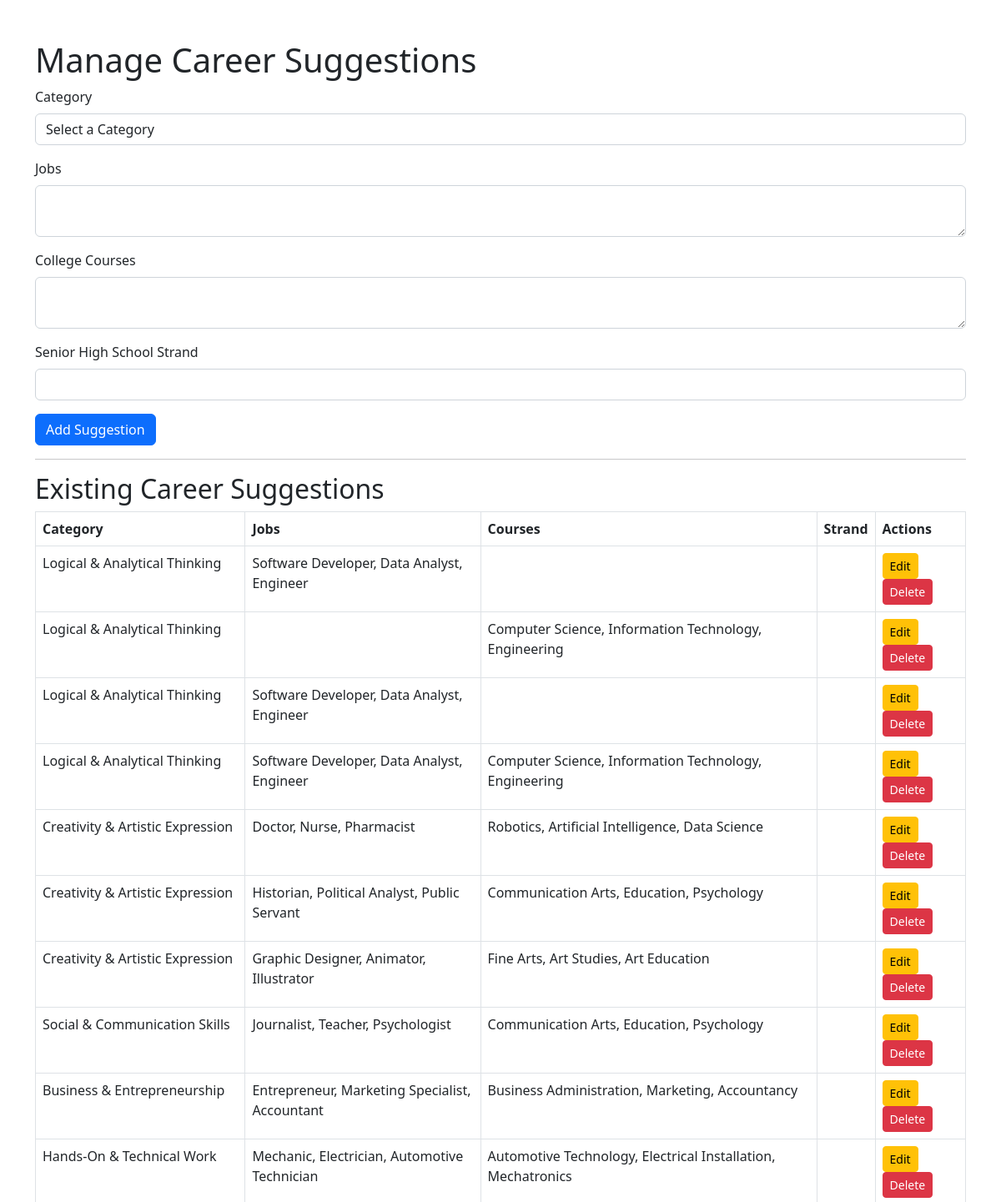
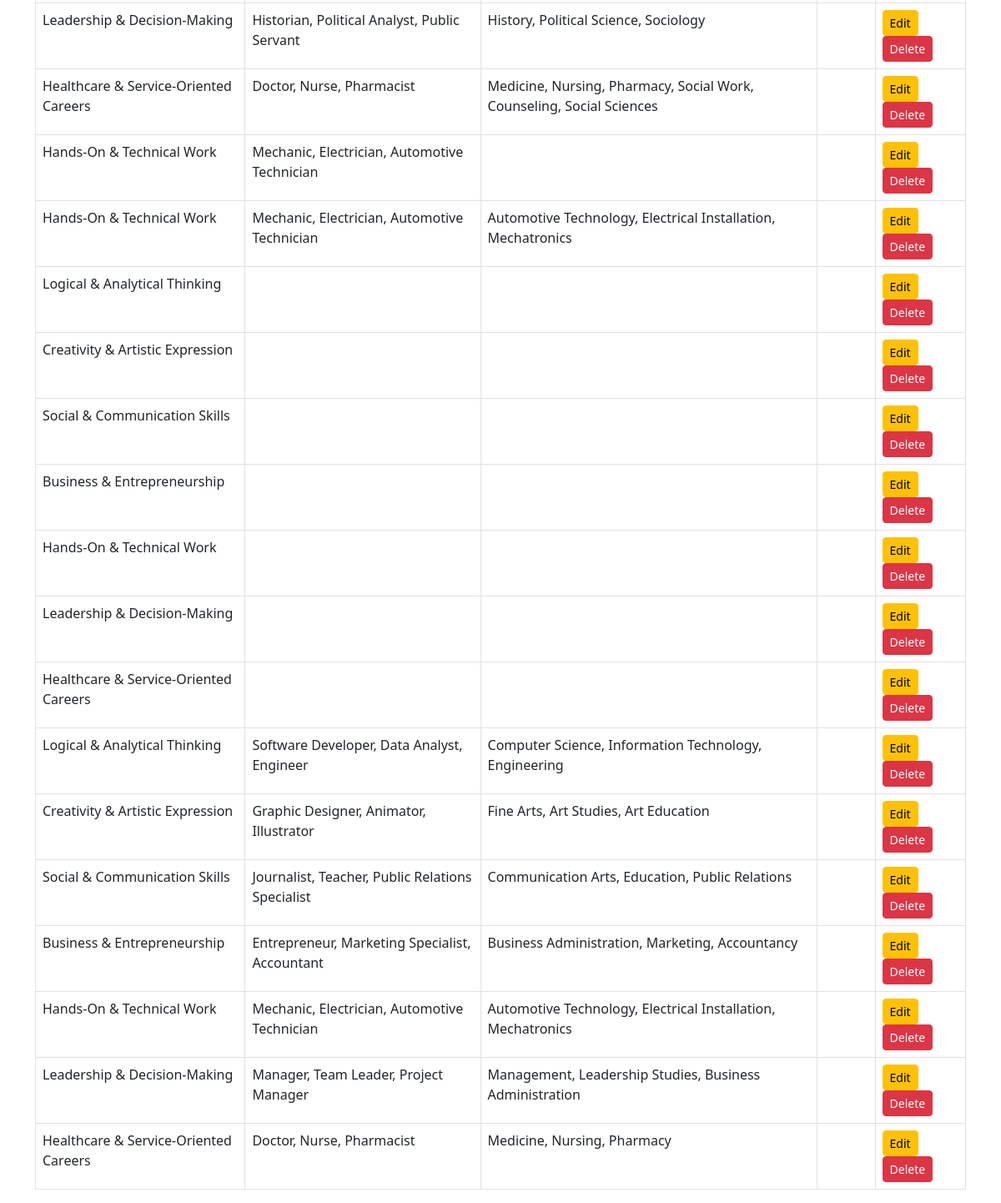
Screenshot of /capstone/admin/career-suggestions-manage.php (signed in) with the database file from the repository (2 pictures, top to bottom).
### tables this page shows
CREATE TABLE `career_suggestions` (
  `id` int(11) NOT NULL,
  `category_id` int(11) NOT NULL,
  `jobs` text NOT NULL,
  `courses` text NOT NULL,
  `track` varchar(255) DEFAULT NULL,
  `clusters` varchar(255) DEFAULT NULL
);

CREATE TABLE `quiz_categories` (
  `id` int(11) NOT NULL,
  `name` varchar(255) NOT NULL,
  `description` text DEFAULT NULL,
  `language` varchar(10) DEFAULT 'en'
);

### capstone/admin/career-suggestions-manage.php (the view, shortened to what this page needs)
<?php
if (isset($_SESSION['admin_id']) && $_SESSION['role'] == 'Admin') {
    include "../DB_connection.php";
    $suggestions = $conn->query("SELECT cs.*, qc.name AS category_name
                                 FROM career_suggestions cs
                                 JOIN quiz_categories qc ON cs.category_id = qc.id")->fetchAll(PDO::FETCH_ASSOC);
?>
<!DOCTYPE html>
<html lang="en">
<head>
    <link rel="stylesheet" href="https://cdn.jsdelivr.net/npm/bootstrap@5.2.0/dist/css/bootstrap.min.css">
</head>
<body>
    <div class="container mt-5">
        <h1>Manage Career Suggestions</h1>
        <form method="post">
            <div class="mb-3">
                <label for="category_id" class="form-label">Category</label>
                <select class="form-control" id="category_id" name="category_id" required>
                    <option value="">Select a Category</option>
                </select>
            </div>
            <div class="mb-3">
                <label for="jobs" class="form-label">Jobs</label>
                <textarea class="form-control" id="jobs" name="jobs" required></textarea>
            </div>
            <div class="mb-3">
                <label for="courses" class="form-label">College Courses</label>
                <textarea class="form-control" id="courses" name="courses" required></textarea>
            </div>
            <div class="mb-3">
                <label for="strand" class="form-label">Senior High School Strand</label>
                <input type="text" class="form-control" id="strand" name="strand" required>
            </div>
            <button type="submit" class="btn btn-primary">Add Suggestion</button>
        </form>
        <hr>
        <h2>Existing Career Suggestions</h2>
        <table class="table table-bordered">
            <thead>
                <tr>
                    <th>Category</th>
                    <th>Jobs</th>
                    <th>Courses</th>
                    <th>Strand</th>
                    <th>Actions</th>
                </tr>
            </thead>
            <tbody>
                <?php foreach ($suggestions as $suggestion): ?>
                <tr>
                    <td><?= $suggestion['category_name'] ?></td>
                    <td><?= $suggestion['jobs'] ?></td>
                    <td><?= $suggestion['courses'] ?></td>
                    <td><?= $suggestion['strand'] ?></td>
                    <td>
                        <a href="career-suggestions-edit.php?id=<?= $suggestion['id'] ?>" class="btn btn-warning btn-sm">Edit</a>
                        <a href="career-suggestions-delete.php?id=<?= $suggestion['id'] ?>" class="btn btn-danger btn-sm">Delete</a>
                    </td>
                </tr>
                <?php endforeach; ?>
            </tbody>
        </table>
    </div>
</body>
</html>
<?php
} else {
    header("Location: ../login.php");
    exit;
}
?>

### rows the page displays
career_suggestions: quiz_categories.name "Logical & Analytical Thinking", jobs "Software Developer, Data Analyst, Engineer"
career_suggestions: quiz_categories.name "Logical & Analytical Thinking", courses "Computer Science, Information Technology, Engineering"
career_suggestions: quiz_categories.name "Logical & Analytical Thinking", jobs "Software Developer, Data Analyst, Engineer"
career_suggestions: quiz_categories.name "Logical & Analytical Thinking", jobs "Software Developer, Data Analyst, Engineer", courses "Computer Science, Information Technology, Engineering"
career_suggestions: quiz_categories.name "Creativity & Artistic Expression", jobs "Doctor, Nurse, Pharmacist", courses "Robotics, Artificial Intelligence, Data Science"
career_suggestions: quiz_categories.name "Creativity & Artistic Expression", jobs "Historian, Political Analyst, Public Servant", courses "Communication Arts, Education, Psychology"
career_suggestions: quiz_categories.name "Creativity & Artistic Expression", jobs "Graphic Designer, Animator, Illustrator", courses "Fine Arts, Art Studies, Art Education"
career_suggestions: quiz_categories.name "Social & Communication Skills", jobs "Journalist, Teacher, Psychologist", courses "Communication Arts, Education, Psychology"
career_suggestions: quiz_categories.name "Business & Entrepreneurship", jobs "Entrepreneur, Marketing Specialist, Accountant", courses "Business Administration, Marketing, Accountancy"
career_suggestions: quiz_categories.name "Hands-On & Technical Work", jobs "Mechanic, Electrician, Automotive Technician", courses "Automotive Technology, Electrical Installation, Mechatronics"
career_suggestions: quiz_categories.name "Leadership & Decision-Making", jobs "Historian, Political Analyst, Public Servant", courses "History, Political Science, Sociology"
career_suggestions: quiz_categories.name "Healthcare & Service-Oriented Careers", jobs "Doctor, Nurse, Pharmacist", courses "Medicine, Nursing, Pharmacy, Social Work, Counseling, Social Sciences"
career_suggestions: quiz_categories.name "Hands-On & Technical Work", jobs "Mechanic, Electrician, Automotive Technician"
career_suggestions: quiz_categories.name "Hands-On & Technical Work", jobs "Mechanic, Electrician, Automotive Technician", courses "Automotive Technology, Electrical Installation, Mechatronics"
career_suggestions: quiz_categories.name "Logical & Analytical Thinking"
career_suggestions: quiz_categories.name "Creativity & Artistic Expression"
career_suggestions: quiz_categories.name "Social & Communication Skills"
career_suggestions: quiz_categories.name "Business & Entrepreneurship"
career_suggestions: quiz_categories.name "Hands-On & Technical Work"
career_suggestions: quiz_categories.name "Leadership & Decision-Making"
career_suggestions: quiz_categories.name "Healthcare & Service-Oriented Careers"
career_suggestions: quiz_categories.name "Logical & Analytical Thinking", jobs "Software Developer, Data Analyst, Engineer", courses "Computer Science, Information Technology, Engineering"
career_suggestions: quiz_categories.name "Creativity & Artistic Expression", jobs "Graphic Designer, Animator, Illustrator", courses "Fine Arts, Art Studies, Art Education"
career_suggestions: quiz_categories.name "Social & Communication Skills", jobs "Journalist, Teacher, Public Relations Specialist", courses "Communication Arts, Education, Public Relations"
career_suggestions: quiz_categories.name "Business & Entrepreneurship", jobs "Entrepreneur, Marketing Specialist, Accountant", courses "Business Administration, Marketing, Accountancy"
career_suggestions: quiz_categories.name "Hands-On & Technical Work", jobs "Mechanic, Electrician, Automotive Technician", courses "Automotive Technology, Electrical Installation, Mechatronics"
career_suggestions: quiz_categories.name "Leadership & Decision-Making", jobs "Manager, Team Leader, Project Manager", courses "Management, Leadership Studies, Business Administration"
career_suggestions: quiz_categories.name "Healthcare & Service-Oriented Careers", jobs "Doctor, Nurse, Pharmacist", courses "Medicine, Nursing, Pharmacy"
